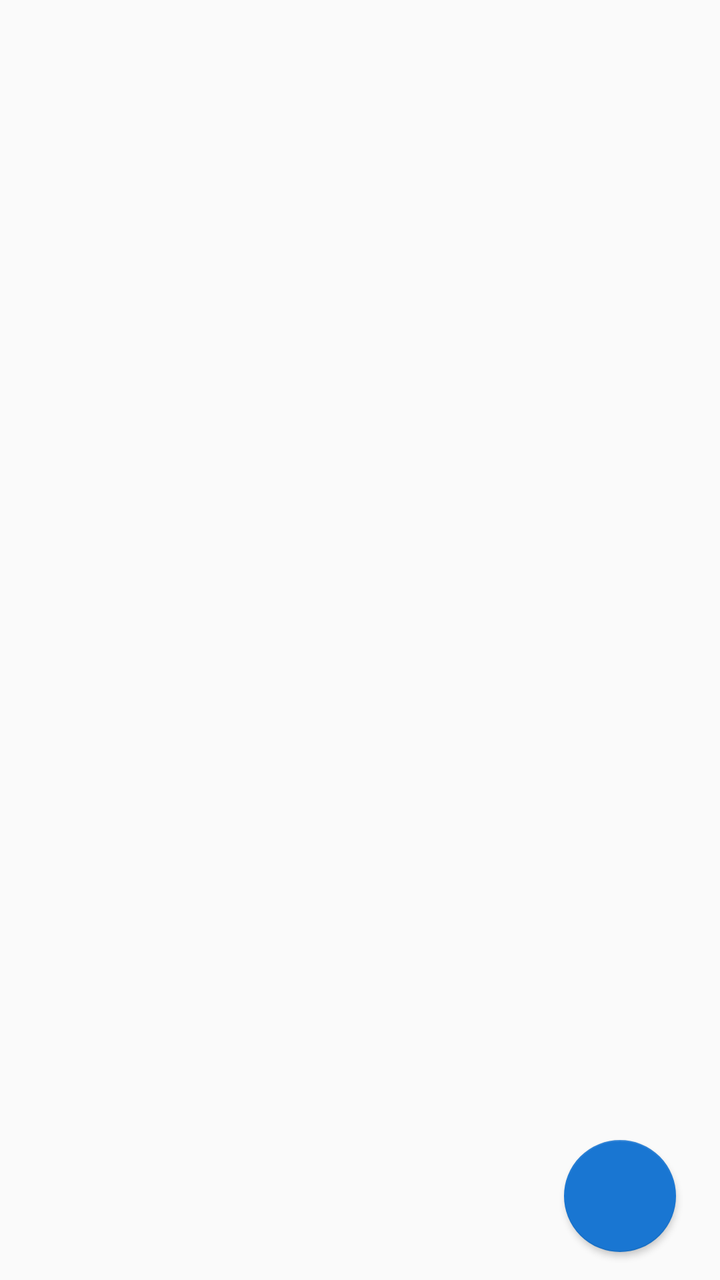
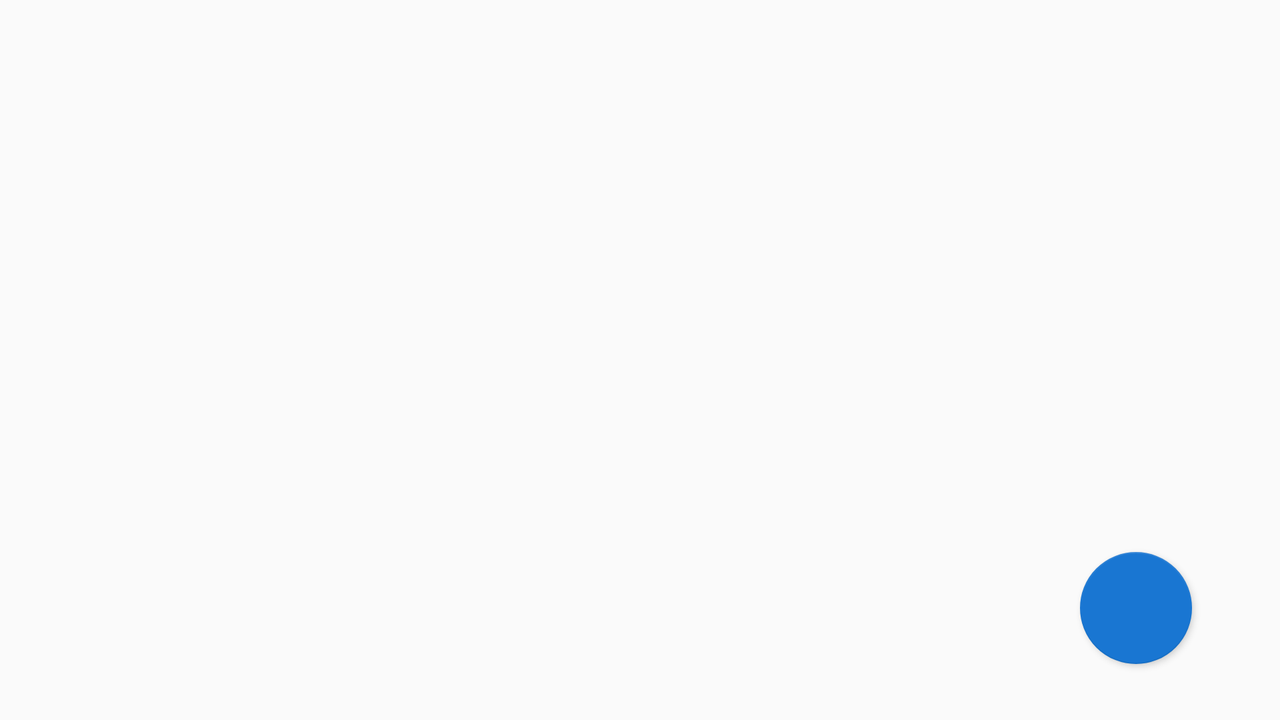

Compare how this app lays out the same screen by default and in its alternative resource folder. The renders come first, then the two layout files and the values they reference.
<!-- AndroidManifest.xml: application theme AppTheme -->
<!-- res/layout/activity_password.xml -->
<?xml version="1.0" encoding="utf-8"?>
<RelativeLayout xmlns:android="http://schemas.android.com/apk/res/android"
    xmlns:app="http://schemas.android.com/apk/res-auto"
    xmlns:tools="http://schemas.android.com/tools"
    android:layout_width="match_parent"
    android:layout_height="match_parent"

    tools:context=".PasswordActivity">

    <FrameLayout

        android:id="@+id/fl_container"
        android:layout_width="match_parent"
        android:layout_height="match_parent"
      />


    <android.support.design.widget.FloatingActionButton
        android:id="@+id/fab"
        android:layout_width="wrap_content"
        android:layout_height="wrap_content"
        android:layout_alignParentBottom="true"
        android:layout_alignParentEnd="true"
        android:layout_gravity="end|bottom"
        android:layout_marginBottom="14dp"
        android:layout_marginEnd="22dp"
        android:src="@drawable/ic_add_black_24dp"
        app:fabSize="normal"
        style="@style/Widget.AppCompat.Button.Colored"

       />

</RelativeLayout>
<!-- resources referenced by this layout -->
<resources>
  <style name="AppTheme" parent="Theme.AppCompat.Light.DarkActionBar">
          
          <item name="colorPrimary">@color/colorPrimary</item>
          <item name="colorPrimaryDark">@color/colorPrimaryDark</item>
          <item name="colorAccent">@color/colorAccent</item>
  
          <item name="android:itemTextAppearance">@style/myCustomMenuTextApearance</item>
          <item name="android:itemBackground">@color/white</item>
      </style>
  <color name="colorPrimary">#2196F3</color>
  <color name="colorPrimaryDark">#1976D2</color>
  <color name="colorAccent">@color/colorPrimaryDark</color>
  <style name="myCustomMenuTextApearance" parent="@android:style/TextAppearance.Widget.IconMenu.Item">
          <item name="android:textColor">@android:color/black</item>
          <item name="android:textSize">12sp</item>
          <item name="android:colorBackground">@color/white</item>
      </style>
  <color name="white">#FFFFFF</color>
</resources>
<!-- res/layout-land/activity_password.xml (the repository's variant of the layout above) -->
<!-- drawn on the phone turned sideways -->
<?xml version="1.0" encoding="utf-8"?>
<RelativeLayout xmlns:android="http://schemas.android.com/apk/res/android"
    xmlns:app="http://schemas.android.com/apk/res-auto"
    xmlns:tools="http://schemas.android.com/tools"
    android:layout_width="match_parent"
    android:layout_height="match_parent"

    tools:context=".PasswordActivity">

    <LinearLayout
        android:layout_width="match_parent"
        android:layout_height="wrap_content"
        android:orientation="horizontal"
        android:weightSum="2"

        android:baselineAligned="false">
        <FrameLayout
            android:id="@+id/fl_container"
            android:layout_weight="1"
            android:layout_width="0dp"
            android:layout_height="match_parent"/>

        <FrameLayout
            android:id="@+id/fl_container2"
            android:layout_weight="1"
            android:layout_width="0dp"

            android:layout_marginStart="10dp"
            android:layout_height="match_parent"/>

    </LinearLayout>

    <android.support.design.widget.FloatingActionButton
        android:id="@+id/fab"
        android:layout_width="wrap_content"
        android:layout_height="wrap_content"
        android:layout_alignParentBottom="true"
        android:layout_alignParentEnd="true"
        android:layout_gravity="end|bottom"
        android:layout_marginBottom="28dp"
        android:layout_marginEnd="44dp"
        android:src="@drawable/ic_add_black_24dp"
        app:fabSize="normal"


        style="@style/Widget.AppCompat.Button.Colored"/>

</RelativeLayout>
